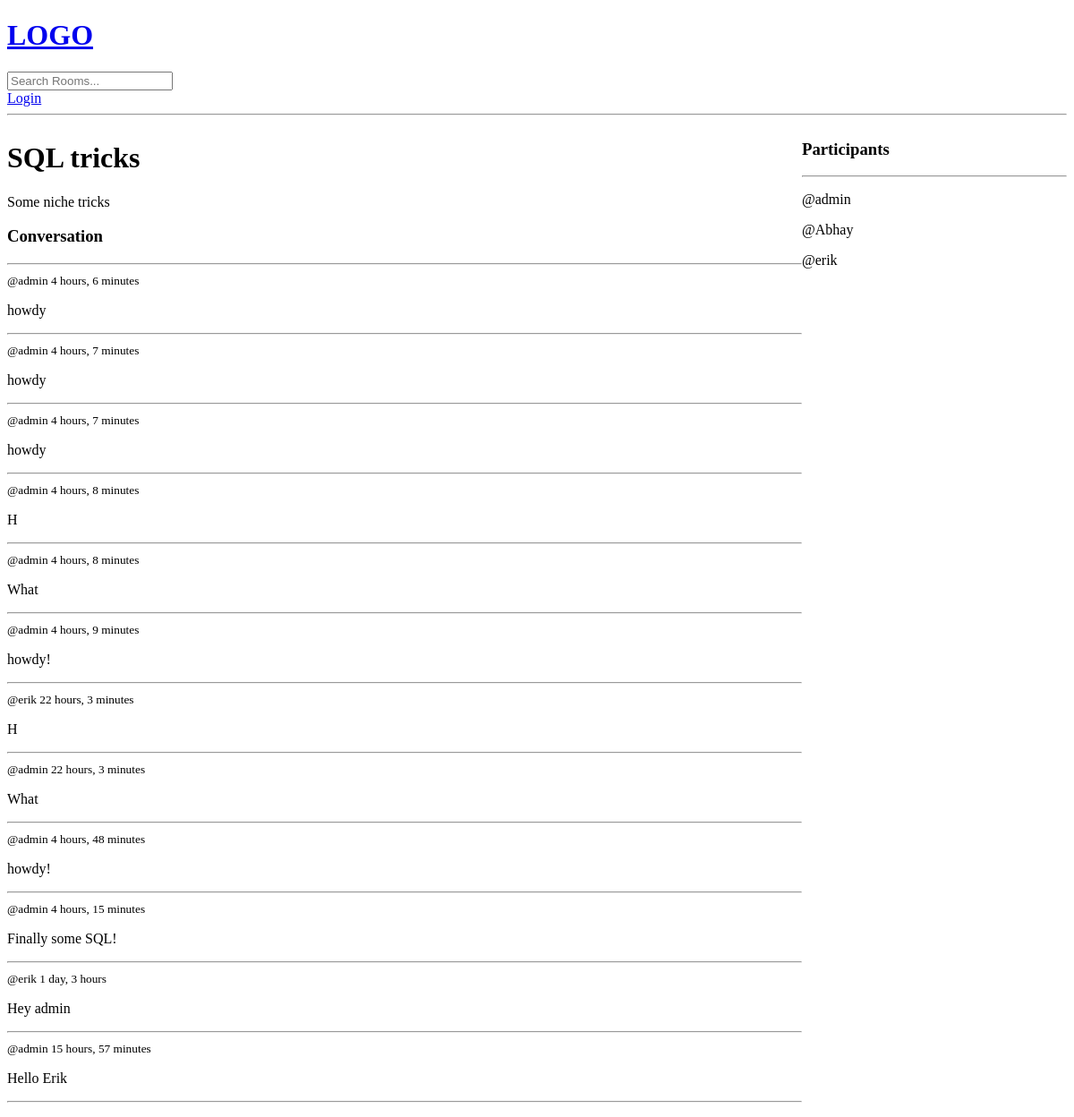
The page /room/5/ on the database as committed earlier.
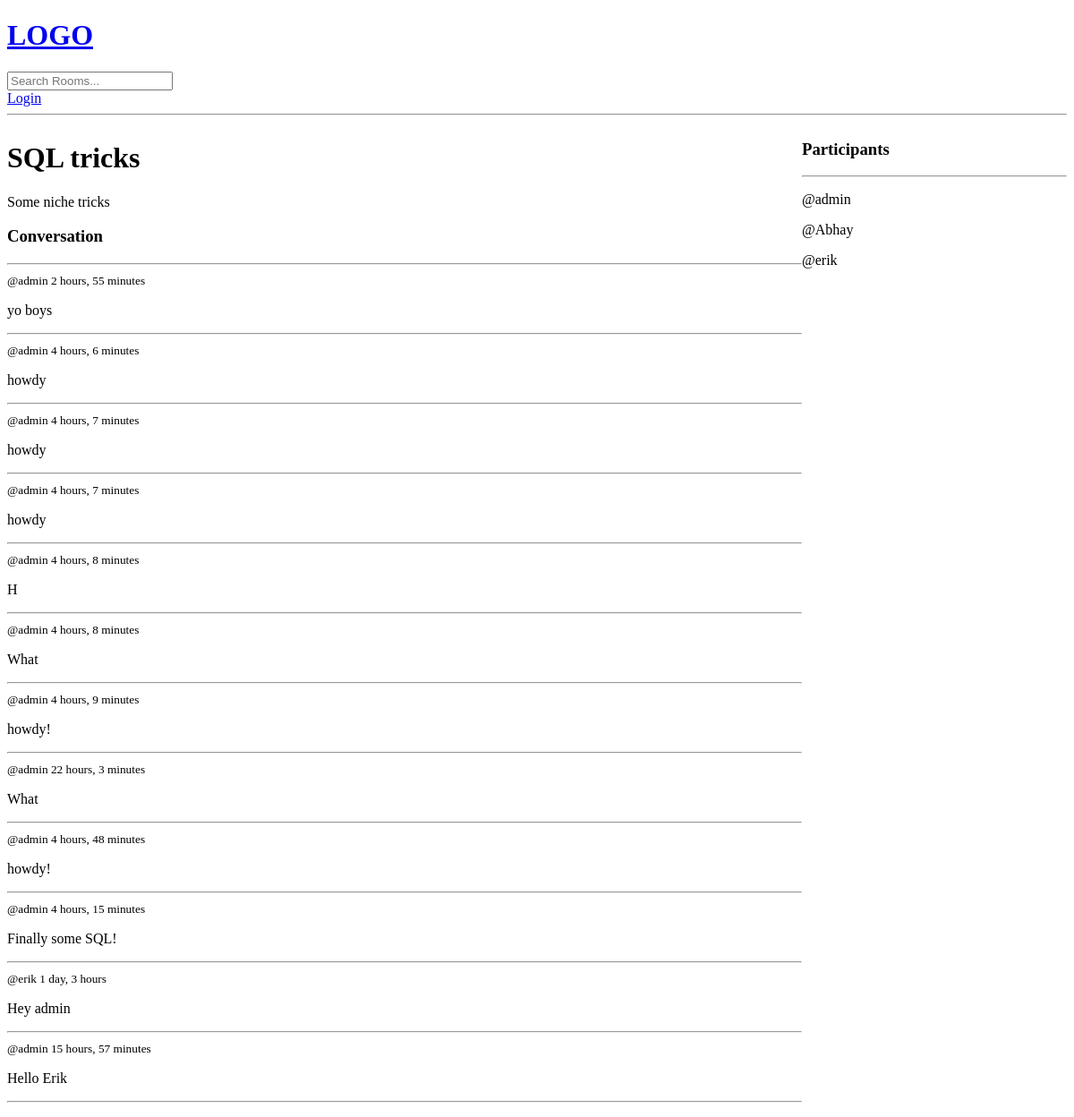
The same page on the database as committed later.
### base/models.py (models this page shows, shortened)
class Message(models.Model):
    user = models.ForeignKey(User, on_delete=models.CASCADE)
    room = models.ForeignKey(Room, on_delete=models.CASCADE)
    body = models.TextField()
    updated = models.DateTimeField(auto_now=True)
    created = models.DateTimeField(auto_now_add=True)
    class Meta:
        ordering = ['-created', '-updated']

### base/views.py (the view, shortened to what this page needs)
# urls.py: path('room/<str:pk>/', views.room, name='room'),
def room(request, pk):
    room = Room.objects.get(id=pk)
    edit_message_id = request.session.get('edit_message_id', -1)
    room_messages = room.message_set.all()
    participants = room.participants.all()
    context = {'room': room, 'room_messages': room_messages,
               'participants': participants, 'edit_message_id': edit_message_id}
    return render(request, 'base/room.html', context=context)

### base/templates/base/room.html (shortened to what this page needs)
{% extends 'main.html' %} {% block content %}
<div class="room-container">
  <div>
    {% if room %}
    <h1>{{ room.name }}</h1>
    <p>{{ room.description }}</p>
    <div class="comment-wrapper">
      <h3>Conversation</h3>
      <hr />
      {% for message in room_messages %}
      <div>
        <small>@{{ message.user }} {{ message.updated | timesince }}</small>
        <p id="body-{{ message.id }}">{{ message.body }}</p>
        <hr />
      </div>
      {% endfor %}
    </div>
     {% else %}
    <h1>No room to display</h1>
    {% endif %}
  </div>
  <div>
    <h3>Participants</h3>
    <hr />
    {% for participant in participants %}
    <div>
      <p>@{{ participant.username }}</p>
    </div>
    {% endfor %}
  </div>
</div>
{% endblock content %}

Rows that differ between the two databases and show on the page:
removed Message: user "erik", updated "22 hours, 3 minutes", body "H"
added Message: user "admin", updated "2 hours, 55 minutes", body "yo boys"
